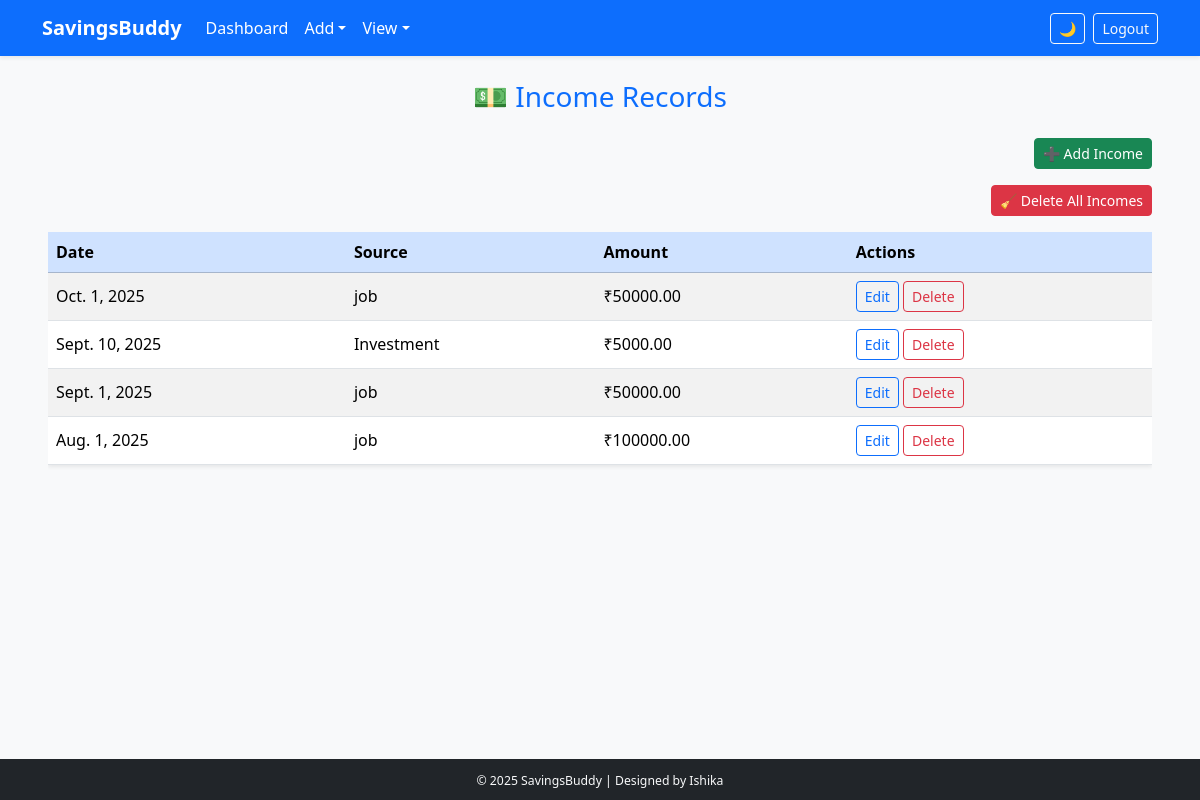
The page /incomes/ (signed in) on the database its author committed.
### expenses/models.py (models this page shows, shortened)
class Income(models.Model):
    user = models.ForeignKey(User, on_delete=models.CASCADE)
    source = models.CharField(max_length=100)
    amount = models.DecimalField(max_digits=10, decimal_places=2)
    date = models.DateField()

### expenses/views.py (the view)
# urls.py: path('incomes/', views.income_list, name='income_list'),
@login_required
def income_list(request):
    incomes = Income.objects.filter(user=request.user).order_by('-date')
    return render(request, 'income_list.html', {'incomes': incomes})

### expenses/templates/income_list.html (shortened to what this page needs)
{% extends "base.html" %}
{% block content %}
<h3 class="text-center text-primary mb-4">💵 Income Records</h3>
<div class="text-end mb-3">
  <a href="{% url 'income_add' %}" class="btn btn-success btn-sm">➕ Add Income</a>
</div>
<div class="text-end mb-3">
  <form method="post" action="{% url 'income_delete_all' %}" onsubmit="return confirm('Are you sure you want to delete ALL incomes?');">
    <button type="submit" class="btn btn-danger btn-sm">🧹 Delete All Incomes</button>
  </form>
</div>
<div class="table-responsive">
  <table class="table table-striped table-hover align-middle shadow-sm">
    <thead class="table-primary">
      <tr>
        <th>Date</th>
        <th>Source</th>
        <th>Amount</th>
        <th>Actions</th>
      </tr>
    </thead>
    <tbody>
      {% for i in incomes %}
      <tr>
        <td>{{ i.date }}</td>
        <td>{{ i.source }}</td>
        <td>₹{{ i.amount }}</td>
        <td>
          <a href="{% url 'income_edit' i.pk %}" class="btn btn-outline-primary btn-sm">Edit</a>
          <a href="{% url 'income_delete' i.pk %}" class="btn btn-outline-danger btn-sm">Delete</a>
        </td>
      </tr>
      {% empty %}
      <tr><td colspan="4" class="text-center">No income records found.</td></tr>
      {% endfor %}
    </tbody>
  </table>
</div>
{% endblock %}

### expenses/static/css/style.css (style rules this page uses)
body.light-mode { background-color: #f8f9fa !important; color: #212529 !important; }

### expenses/templates/base.html (style rules this page uses)
html, body { height: 100%; display: flex; flex-direction: column; margin: 0; }

### rows shown on the page
Income: date "Oct. 1, 2025", source "job", amount "50000.00"
Income: date "Sept. 10, 2025", source "Investment", amount "5000.00"
Income: date "Sept. 1, 2025", source "job", amount "50000.00"
Income: date "Aug. 1, 2025", source "job", amount "100000.00"
